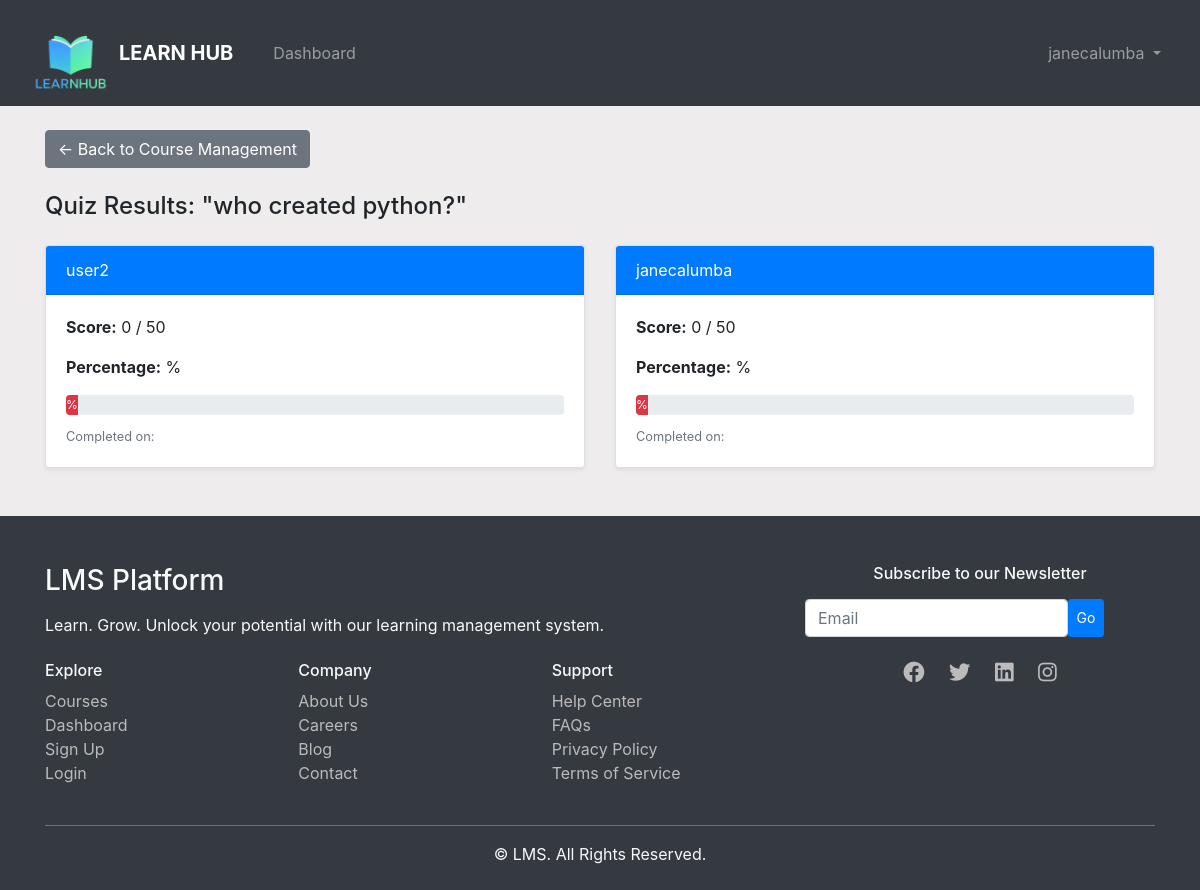
The page /instructor/quiz/1/results/ (signed in) on the database its author committed.
### lms_app/models.py (models this page shows)
class Quiz(models.Model):
    lesson = models.ForeignKey(Lesson, on_delete=models.CASCADE)
    title = models.CharField(max_length=255)
    total_marks = models.PositiveIntegerField(default=0)  # Added this line to fix the error

class QuizAttempt(models.Model):
    user = models.ForeignKey(User, on_delete=models.CASCADE)
    quiz = models.ForeignKey(Quiz, on_delete=models.CASCADE)
    score = models.PositiveIntegerField(default=0)
    attempted_at = models.DateTimeField(auto_now_add=True)

### lms_app/views.py (the view)
# urls.py: path('instructor/quiz/<int:quiz_id>/results/', views.quiz_results_for_instructor, name='quiz_results_for_instructor'),
@login_required
@user_passes_test(is_instructor)
def quiz_results_for_instructor(request, quiz_id):
    quiz = get_object_or_404(Quiz, id=quiz_id, lesson__module__course__created_by=request.user)
    quiz_attempts = QuizAttempt.objects.filter(quiz=quiz).select_related('user')
    return render(request, 'instructor_quiz_results.html', {'quiz': quiz, 'quiz_results': quiz_attempts})

### lms_app/views.py (called while the page is built)
def is_instructor(user):
    return user.is_authenticated and user.profile.role == 'Instructor'

### lms_app/templates/instructor_quiz_results.html
{% extends 'base.html' %}
{% block content %}
<a href="{% url 'manage_course' course_id=quiz.lesson.module.course.id %}" class="btn btn-secondary mb-4">← Back to Course Management</a>
<h4 class="mb-4">Quiz Results: "{{ quiz.title }}"</h4>
{% if quiz_results %}
<div class="row g-4">
    {% for result in quiz_results %}
    <div class="col-lg-6 col-md-12">
        <div class="card shadow-sm h-100">
            <div class="card-header bg-primary text-white">
                {{ result.user.username }}
            </div>
            <div class="card-body">
                <p><strong>Score:</strong> {{ result.score }} / {{ quiz.total_marks }}</p>
                <p><strong>Percentage:</strong> {{ result.score_percentage }}%</p>
                <div class="progress mb-2" style="height: 20px;">
                    <div class="progress-bar
                        {% if result.score_percentage >= 75 %}bg-success
                        {% elif result.score_percentage >= 50 %}bg-warning
                        {% else %}bg-danger{% endif %}"
                        role="progressbar"
                        style="width: {{ result.score_percentage }}%;"
                        aria-valuenow="{{ result.score_percentage }}"
                        aria-valuemin="0" aria-valuemax="100">
                        {{ result.score_percentage }}%
                    </div>
                </div>
                <small class="text-muted">Completed on: {{ result.completed_at|date:"M d, Y H:i" }}</small>
            </div>
        </div>
    </div>
    {% endfor %}
</div>
{% else %}
<div class="alert alert-info text-center mt-4">
    No quiz attempts found for this quiz yet.
</div>
{% endif %}
{% endblock %}

### lms_app/templates/base.html (shortened to what this page needs)
{% load static %}
<!DOCTYPE html>
<html lang="en">
<head>
    <link rel="stylesheet" href="https://stackpath.bootstrapcdn.com/bootstrap/4.5.2/css/bootstrap.min.css">
    <link rel="stylesheet" href="https://cdnjs.cloudflare.com/ajax/libs/font-awesome/5.15.1/css/all.min.css">
</head>
<body style="background-color: rgb(238, 236, 236);">
    <nav class="navbar navbar-expand-lg navbar-dark bg-dark">
    <div class="container-fluid">
        <a class="navbar-brand d-flex align-items-center" href="{% url 'home' %}">
            <img src="{% static 'icons/final logo.png' %}" alt="Logo" width="80" height="80" class="d-inline-block align-top mr-2">
            <span class="font-weight-bold">LEARN HUB</span>
        </a>
        <div class="collapse navbar-collapse" id="navbarNav">
            <ul class="navbar-nav mr-auto">
                {% if user.is_authenticated %}
                    {% if user.profile.role == 'Student' %}
                        <li class="nav-item">
                            <a class="nav-link" href="{% url 'dashboard' %}">Dashboard</a>
                        </li>
                    {% elif user.profile.role == 'Instructor' %}
                        <li class="nav-item">
                            <a class="nav-link" href="{% url 'instructor_dashboard' %}">Dashboard</a>
                        </li>
                    {% endif %}
                {% endif %}
            </ul>
            <ul class="navbar-nav ml-auto">
                {% if user.is_authenticated %}
                    <li class="nav-item dropdown">
                        <a class="nav-link dropdown-toggle" href="#" id="navbarDropdown" role="button"
                           data-toggle="dropdown" aria-haspopup="true" aria-expanded="false">
                            {{ user.username }}
                        </a>
                    </li>
                {% endif %}
            </ul>
        </div>
    </div>
</nav>
    <div class="container mt-4">
        {% block content %}
        {% endblock %}
    </div>
<footer class="bg-dark text-light pt-5 pb-4 mt-5">
  <div class="container">
    <div class="row">
      <div class="col-md-8">
        <h3 class="fw-bold mb-3">LMS Platform</h3>
        <p class="mb-4">Learn. Grow. Unlock your potential with our learning management system.</p>
        <div class="row">
          <div class="col-6 col-md-4">
            <h6 class="fw-bold">Explore</h6>
            <ul class="list-unstyled">
              <li><a href="{% url 'course_list' %}" class="footer-link">Courses</a></li>
              <li><a href="{% url 'dashboard' %}" class="footer-link">Dashboard</a></li>
              <li><a href="{% url 'signup' %}" class="footer-link">Sign Up</a></li>
              <li><a href="{% url 'login' %}" class="footer-link">Login</a></li>
            </ul>
          </div>
          <div class="col-6 col-md-4">
            <h6 class="fw-bold">Company</h6>
            <ul class="list-unstyled">
              <li><a href="#" class="footer-link">About Us</a></li>
              <li><a href="#" class="footer-link">Careers</a></li>
              <li><a href="#" class="footer-link">Blog</a></li>
              <li><a href="#" class="footer-link">Contact</a></li>
            </ul>
          </div>
          <div class="col-6 col-md-4">
            <h6 class="fw-bold">Support</h6>
            <ul class="list-unstyled">
              <li><a href="#" class="footer-link">Help Center</a></li>
              <li><a href="#" class="footer-link">FAQs</a></li>
              <li><a href="#" class="footer-link">Privacy Policy</a></li>
              <li><a href="#" class="footer-link">Terms of Service</a></li>
            </ul>
          </div>
        </div>
      </div>
      <div class="col-md-4 text-md-start text-center mt-4 mt-md-0">
        <h6 class="fw-bold">Subscribe to our Newsletter</h6>
        <form class="d-flex mt-3">
          <input type="email" class="form-control me-2 w-75" placeholder="Email">
          <button type="submit" class="btn btn-primary btn-sm">Go</button>
        </form>
        <div class="mt-4">
          <a href="#" class="social-icon"><i class="fab fa-facebook fa-lg"></i></a>
          <a href="#" class="social-icon"><i class="fab fa-twitter fa-lg"></i></a>
          <a href="#" class="social-icon"><i class="fab fa-linkedin fa-lg"></i></a>
          <a href="#" class="social-icon"><i class="fab fa-instagram fa-lg"></i></a>
        </div>
      </div>
    </div>
    <hr class="border-secondary mt-4">
    <div class="text-center">
      <p class="mb-0">&copy; {{ now|date:"Y" }} LMS. All Rights Reserved.</p>
    </div>
  </div>
</footer>
</body>
</html>

### lms_app/templates/base.html (style rules this page uses)
.footer-link { color: #bbb; text-decoration: none; transition: color 0.3s ease; }
.social-icon { color: #bbb; margin: 0 10px; transition: color 0.3s ease, transform 0.2s ease; }

### rows shown on the page
Quiz: title "who created python?", total_marks "50"
QuizAttempt: user.username "user2", score "0"
QuizAttempt: user.username "janecalumba", score "0"

### other values the page prints
{{ user.username }} "janecalumba"
